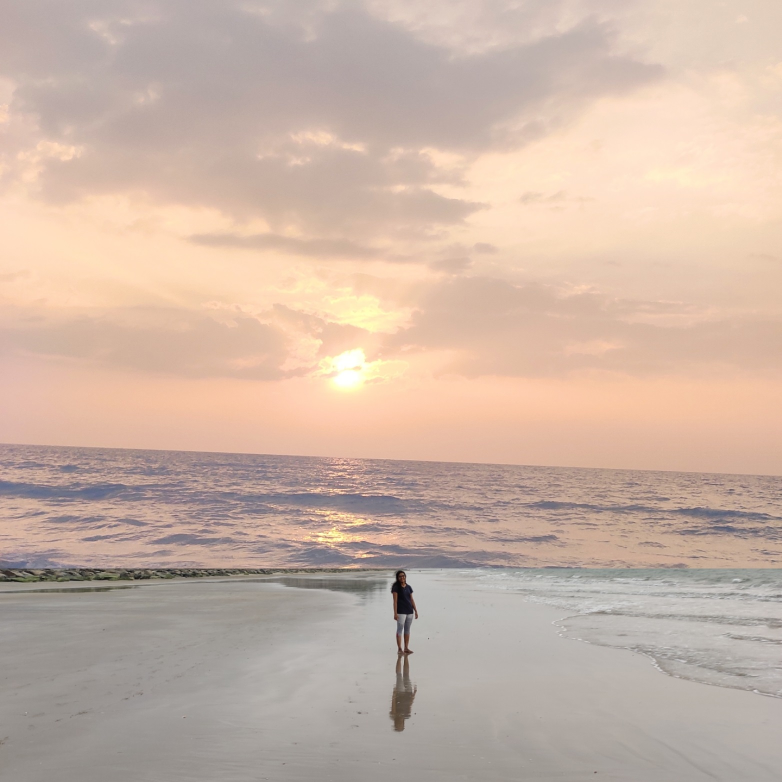
#> input picture opencv/images/testimg.jpg, 1564 x 1564 px, found by its file name (shown at 1/2 size)
$ python 'opencv with python intro and loading images tutorial.py'
#> lines starting #> are read from the running program, lines starting #| are printed output that depends on the picture
import cv2
import numpy as np
import matplotlib.pyplot as plt


img = cv2.imread('testimg.jpg',0)
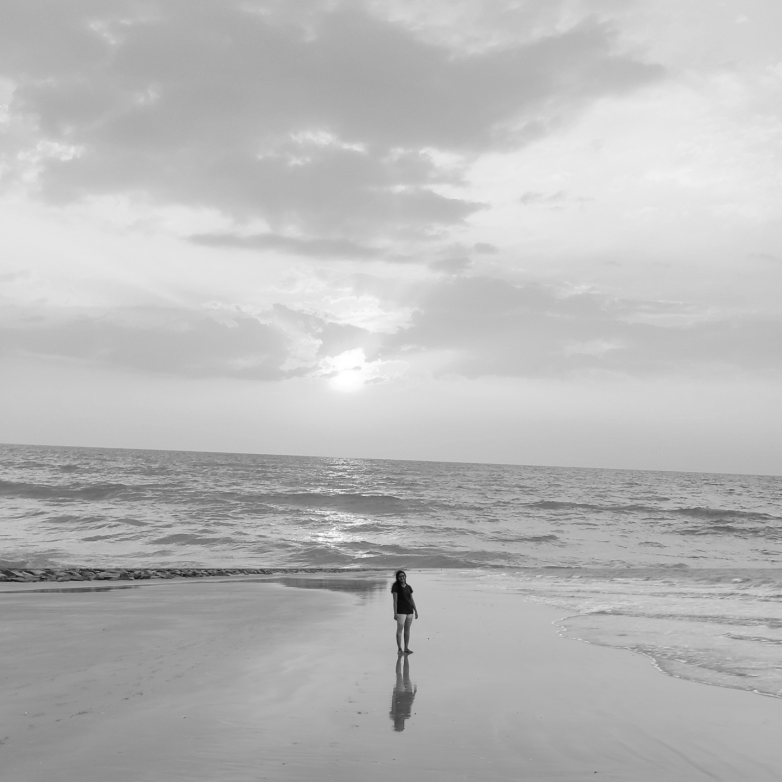
#> img: shape (1564, 1564) (shown at 1/2 size); min 1, max 255, mean 184.9
# [6 lines of commented-out code are left out]

plt.imshow(img,cmap='gray', interpolation='bicubic')
plt.xticks([]),plt.yticks([])
plt.plot([100,200,300],[200,300,400],'c',linewidth=5)
plt.show()
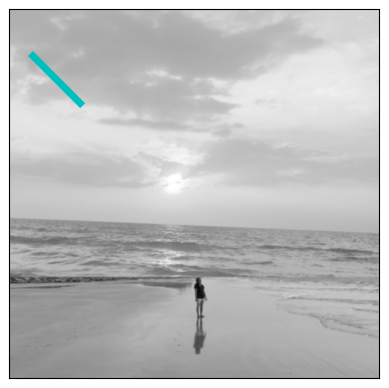
#> figure drawn by matplotlib, 1 panel

cv2.imwrite('imgray.png',img)
